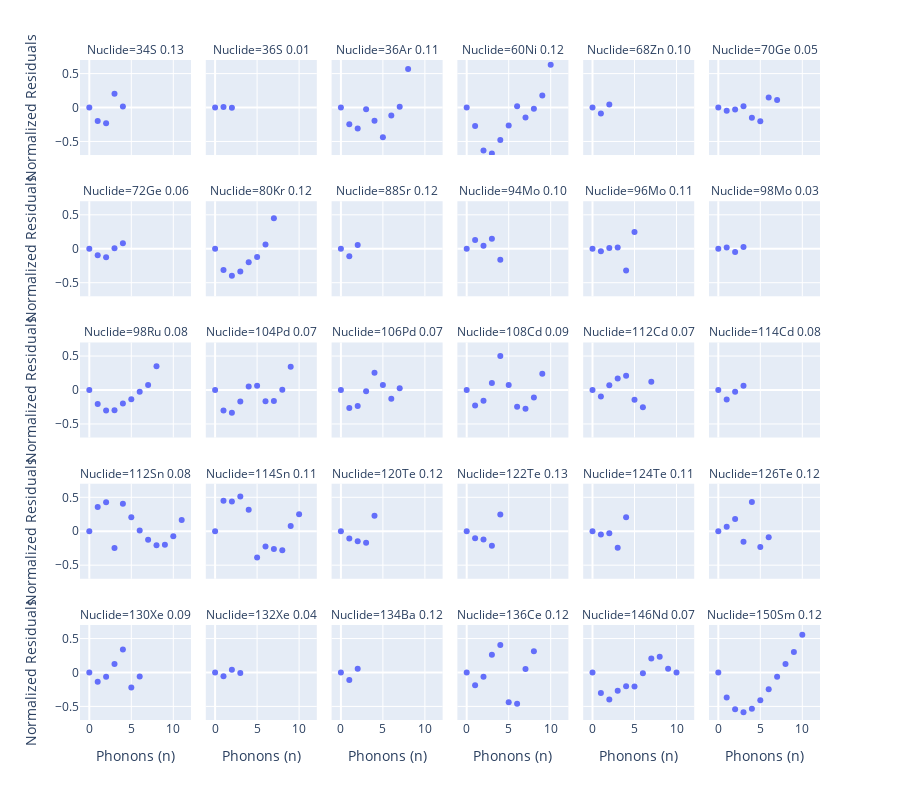

The notebook cell this image was saved under:
### Code cell
residuals_df = merged.copy()
residuals_df = residuals_df.reset_index()
residuals_df["name"] = residuals_df["a"].astype(str) + residuals_df["symbol"] + " " + residuals_df['goodness'].map('{:,.2f}'.format)
residuals_df["residuals"] = residuals_df["energy"] - residuals_df["energy_pred"]
residuals_df["normalized_residuals"] = residuals_df["residuals"] / residuals_df["energy_quantum"]

best_residuals = get_worst_goodness(residuals_df, 0.13)#.sort_values(by="goodness", ascending=True)
fig = px.scatter(best_residuals, x="quanta", y="normalized_residuals", facet_col="name", facet_col_wrap=6, 
                 labels={"quanta": "Phonons (n)", "normalized_residuals": "Normalized Residuals", "name": "Nuclide"},
                 height=800)
fig.update_yaxes(range=[-0.7, 0.7])
fig.show()

### Figure 1 — Plotly figure (JSON) as saved in the notebook; plotly's stock layout.template omitted (floating-point values rounded to 4 significant figures)
{"data": [{"hovertemplate": "Nuclide=34S 0.13<br>Phonons (n)=%{x}<br>Normalized Residuals=%{y}<extra></extra>", "legendgroup": "", "marker": {"color": "#636efa", "symbol": "circle"}, "mode": "markers", "name": "", "orientation": "v", "showlegend": false, "type": "scatter", "x": [0, 1, 2, 3, 4], "xaxis": "x25", "y": [0, -0.1984, -0.2333, 0.204, 0.01325], "yaxis": "y25"}, {"hovertemplate": "Nuclide=36S 0.01<br>Phonons (n)=%{x}<br>Normalized Residuals=%{y}<extra></extra>", "legendgroup": "", "marker": {"color": "#636efa", "symbol": "circle"}, "mode": "markers", "name": "", "orientation": "v", "showlegend": false, "type": "scatter", "x": [0, 1, 2], "xaxis": "x26", "y": [0, 0.00826, -0.00413], "yaxis": "y26"}, {"hovertemplate": "Nuclide=36Ar 0.11<br>Phonons (n)=%{x}<br>Normalized Residuals=%{y}<extra></extra>", "legendgroup": "", "marker": {"color": "#636efa", "symbol": "circle"}, "mode": "markers", "name": "", "orientation": "v", "showlegend": false, "type": "scatter", "x": [0, 1, 2, 3, 4, 5, 6, 7, 8], "xaxis": "x27", "y": [0, -0.2451, -0.3086, -0.02412, -0.1965, -0.4398, -0.1184, 0.01101, 0.5691], "yaxis": "y27"}, {"hovertemplate": "Nuclide=60Ni 0.12<br>Phonons (n)=%{x}<br>Normalized Residuals=%{y}<extra></extra>", "legendgroup": "", "marker": {"color": "#636efa", "symbol": "circle"}, "mode": "markers", "name": "", "orientation": "v", "showlegend": false, "type": "scatter", "x": [0, 1, 2, 3, 4, 5, 6, 7, 8, 9, 10], "xaxis": "x28", "y": [0, -0.2739, -0.6346, -0.6759, -0.4792, -0.2653, 0.01813, -0.1458, -0.01944, 0.1777, 0.6283], "yaxis": "y28"}, {"hovertemplate": "Nuclide=68Zn 0.10<br>Phonons (n)=%{x}<br>Normalized Residuals=%{y}<extra></extra>", "legendgroup": "", "marker": {"color": "#636efa", "symbol": "circle"}, "mode": "markers", "name": "", "orientation": "v", "showlegend": false, "type": "scatter", "x": [0, 1, 2], "xaxis": "x29", "y": [0, -0.08885, 0.04443], "yaxis": "y29"}, {"hovertemplate": "Nuclide=70Ge 0.05<br>Phonons (n)=%{x}<br>Normalized Residuals=%{y}<extra></extra>", "legendgroup": "", "marker": {"color": "#636efa", "symbol": "circle"}, "mode": "markers", "name": "", "orientation": "v", "showlegend": false, "type": "scatter", "x": [0, 1, 2, 3, 4, 5, 6, 7], "xaxis": "x30", "y": [0, -0.04844, -0.02908, 0.01804, -0.1521, -0.2009, 0.1485, 0.1106], "yaxis": "y30"}, {"hovertemplate": "Nuclide=72Ge 0.06<br>Phonons (n)=%{x}<br>Normalized Residuals=%{y}<extra></extra>", "legendgroup": "", "marker": {"color": "#636efa", "symbol": "circle"}, "mode": "markers", "name": "", "orientation": "v", "showlegend": false, "type": "scatter", "x": [0, 1, 2, 3, 4], "xaxis": "x19", "y": [0, -0.09506, -0.1247, 0.007769, 0.0803], "yaxis": "y19"}, {"hovertemplate": "Nuclide=80Kr 0.12<br>Phonons (n)=%{x}<br>Normalized Residuals=%{y}<extra></extra>", "legendgroup": "", "marker": {"color": "#636efa", "symbol": "circle"}, "mode": "markers", "name": "", "orientation": "v", "showlegend": false, "type": "scatter", "x": [0, 1, 2, 3, 4, 5, 6, 7], "xaxis": "x20", "y": [0, -0.3127, -0.3991, -0.3335, -0.1988, -0.1198, 0.06168, 0.448], "yaxis": "y20"}, {"hovertemplate": "Nuclide=88Sr 0.12<br>Phonons (n)=%{x}<br>Normalized Residuals=%{y}<extra></extra>", "legendgroup": "", "marker": {"color": "#636efa", "symbol": "circle"}, "mode": "markers", "name": "", "orientation": "v", "showlegend": false, "type": "scatter", "x": [0, 1, 2], "xaxis": "x21", "y": [0, -0.1087, 0.05435], "yaxis": "y21"}, {"hovertemplate": "Nuclide=94Mo 0.10<br>Phonons (n)=%{x}<br>Normalized Residuals=%{y}<extra></extra>", "legendgroup": "", "marker": {"color": "#636efa", "symbol": "circle"}, "mode": "markers", "name": "", "orientation": "v", "showlegend": false, "type": "scatter", "x": [0, 1, 2, 3, 4], "xaxis": "x22", "y": [0, 0.1307, 0.04286, 0.1458, -0.1635], "yaxis": "y22"}, {"hovertemplate": "Nuclide=96Mo 0.11<br>Phonons (n)=%{x}<br>Normalized Residuals=%{y}<extra></extra>", "legendgroup": "", "marker": {"color": "#636efa", "symbol": "circle"}, "mode": "markers", "name": "", "orientation": "v", "showlegend": false, "type": "scatter", "x": [0, 1, 2, 3, 4, 5], "xaxis": "x23", "y": [0, -0.03805, 0.01255, 0.01695, -0.3185, 0.2472], "yaxis": "y23"}, {"hovertemplate": "Nuclide=98Mo 0.03<br>Phonons (n)=%{x}<br>Normalized Residuals=%{y}<extra></extra>", "legendgroup": "", "marker": {"color": "#636efa", "symbol": "circle"}, "mode": "markers", "name": "", "orientation": "v", "showlegend": false, "type": "scatter", "x": [0, 1, 2, 3], "xaxis": "x24", "y": [0, 0.01707, -0.04946, 0.02728], "yaxis": "y24"}, {"hovertemplate": "Nuclide=98Ru 0.08<br>Phonons (n)=%{x}<br>Normalized Residuals=%{y}<extra></extra>", "legendgroup": "", "marker": {"color": "#636efa", "symbol": "circle"}, "mode": "markers", "name": "", "orientation": "v", "showlegend": false, "type": "scatter", "x": [0, 1, 2, 3, 4, 5, 6, 7, 8], "xaxis": "x13", "y": [0, -0.2068, -0.3007, -0.2981, -0.1992, -0.136, -0.02515, 0.07439, 0.3512], "yaxis": "y13"}, {"hovertemplate": "Nuclide=104Pd 0.07<br>Phonons (n)=%{x}<br>Normalized Residuals=%{y}<extra></extra>", "legendgroup": "", "marker": {"color": "#636efa", "symbol": "circle"}, "mode": "markers", "name": "", "orientation": "v", "showlegend": false, "type": "scatter", "x": [0, 1, 2, 3, 4, 5, 6, 7, 8, 9], "xaxis": "x14", "y": [0, -0.3005, -0.3342, -0.1689, 0.05339, 0.06324, -0.1667, -0.1635, 0.002188, 0.3414], "yaxis": "y14"}, {"hovertemplate": "Nuclide=106Pd 0.07<br>Phonons (n)=%{x}<br>Normalized Residuals=%{y}<extra></extra>", "legendgroup": "", "marker": {"color": "#636efa", "symbol": "circle"}, "mode": "markers", "name": "", "orientation": "v", "showlegend": false, "type": "scatter", "x": [0, 1, 2, 3, 4, 5, 6, 7], "xaxis": "x15", "y": [0, -0.2651, -0.235, -0.01793, 0.2541, 0.07323, -0.1296, 0.02629], "yaxis": "y15"}, {"hovertemplate": "Nuclide=108Cd 0.09<br>Phonons (n)=%{x}<br>Normalized Residuals=%{y}<extra></extra>", "legendgroup": "", "marker": {"color": "#636efa", "symbol": "circle"}, "mode": "markers", "name": "", "orientation": "v", "showlegend": false, "type": "scatter", "x": [0, 1, 2, 3, 4, 5, 6, 7, 8, 9], "xaxis": "x16", "y": [0, -0.2267, -0.1572, 0.1047, 0.4997, 0.07312, -0.2475, -0.2778, -0.1095, 0.2409], "yaxis": "y16"}, {"hovertemplate": "Nuclide=112Cd 0.07<br>Phonons (n)=%{x}<br>Normalized Residuals=%{y}<extra></extra>", "legendgroup": "", "marker": {"color": "#636efa", "symbol": "circle"}, "mode": "markers", "name": "", "orientation": "v", "showlegend": false, "type": "scatter", "x": [0, 1, 2, 3, 4, 5, 6, 7], "xaxis": "x17", "y": [0, -0.09732, 0.06914, 0.1688, 0.2115, -0.1433, -0.254, 0.1211], "yaxis": "y17"}, {"hovertemplate": "Nuclide=114Cd 0.08<br>Phonons (n)=%{x}<br>Normalized Residuals=%{y}<extra></extra>", "legendgroup": "", "marker": {"color": "#636efa", "symbol": "circle"}, "mode": "markers", "name": "", "orientation": "v", "showlegend": false, "type": "scatter", "x": [0, 1, 2, 3], "xaxis": "x18", "y": [0, -0.1405, -0.02433, 0.06307], "yaxis": "y18"}, {"hovertemplate": "Nuclide=112Sn 0.08<br>Phonons (n)=%{x}<br>Normalized Residuals=%{y}<extra></extra>", "legendgroup": "", "marker": {"color": "#636efa", "symbol": "circle"}, "mode": "markers", "name": "", "orientation": "v", "showlegend": false, "type": "scatter", "x": [0, 1, 2, 3, 4, 5, 6, 7, 8, 9, 10, 11], "xaxis": "x7", "y": [0, 0.3578, 0.4282, -0.2457, 0.4056, 0.207, 0.01188, -0.1253, -0.2055, -0.1976, -0.07445, 0.1671], "yaxis": "y7"}, {"hovertemplate": "Nuclide=114Sn 0.11<br>Phonons (n)=%{x}<br>Normalized Residuals=%{y}<extra></extra>", "legendgroup": "", "marker": {"color": "#636efa", "symbol": "circle"}, "mode": "markers", "name": "", "orientation": "v", "showlegend": false, "type": "scatter", "x": [0, 1, 2, 3, 4, 5, 6, 7, 8, 9, 10], "xaxis": "x8", "y": [0, 0.4491, 0.4387, 0.5114, 0.3157, -0.3851, -0.2235, -0.2605, -0.2793, 0.07741, 0.2504], "yaxis": "y8"}, {"hovertemplate": "Nuclide=120Te 0.12<br>Phonons (n)=%{x}<br>Normalized Residuals=%{y}<extra></extra>", "legendgroup": "", "marker": {"color": "#636efa", "symbol": "circle"}, "mode": "markers", "name": "", "orientation": "v", "showlegend": false, "type": "scatter", "x": [0, 1, 2, 3, 4], "xaxis": "x9", "y": [0, -0.1068, -0.1488, -0.1692, 0.228], "yaxis": "y9"}, {"hovertemplate": "Nuclide=122Te 0.13<br>Phonons (n)=%{x}<br>Normalized Residuals=%{y}<extra></extra>", "legendgroup": "", "marker": {"color": "#636efa", "symbol": "circle"}, "mode": "markers", "name": "", "orientation": "v", "showlegend": false, "type": "scatter", "x": [0, 1, 2, 3, 4], "xaxis": "x10", "y": [0, -0.1027, -0.121, -0.2142, 0.2468], "yaxis": "y10"}, {"hovertemplate": "Nuclide=124Te 0.11<br>Phonons (n)=%{x}<br>Normalized Residuals=%{y}<extra></extra>", "legendgroup": "", "marker": {"color": "#636efa", "symbol": "circle"}, "mode": "markers", "name": "", "orientation": "v", "showlegend": false, "type": "scatter", "x": [0, 1, 2, 3, 4], "xaxis": "x11", "y": [0, -0.04825, -0.0284, -0.2414, 0.2073], "yaxis": "y11"}, {"hovertemplate": "Nuclide=126Te 0.12<br>Phonons (n)=%{x}<br>Normalized Residuals=%{y}<extra></extra>", "legendgroup": "", "marker": {"color": "#636efa", "symbol": "circle"}, "mode": "markers", "name": "", "orientation": "v", "showlegend": false, "type": "scatter", "x": [0, 1, 2, 3, 4, 5, 6], "xaxis": "x12", "y": [0, 0.06777, 0.1815, -0.1537, 0.4325, -0.2327, -0.08938], "yaxis": "y12"}, {"hovertemplate": "Nuclide=130Xe 0.09<br>Phonons (n)=%{x}<br>Normalized Residuals=%{y}<extra></extra>", "legendgroup": "", "marker": {"color": "#636efa", "symbol": "circle"}, "mode": "markers", "name": "", "orientation": "v", "showlegend": false, "type": "scatter", "x": [0, 1, 2, 3, 4, 5, 6], "xaxis": "x", "y": [0, -0.1379, -0.06281, 0.1264, 0.3371, -0.22, -0.06071], "yaxis": "y"}, {"hovertemplate": "Nuclide=132Xe 0.04<br>Phonons (n)=%{x}<br>Normalized Residuals=%{y}<extra></extra>", "legendgroup": "", "marker": {"color": "#636efa", "symbol": "circle"}, "mode": "markers", "name": "", "orientation": "v", "showlegend": false, "type": "scatter", "x": [0, 1, 2, 3], "xaxis": "x2", "y": [0, -0.05423, 0.04012, -0.008669], "yaxis": "y2"}, {"hovertemplate": "Nuclide=134Ba 0.12<br>Phonons (n)=%{x}<br>Normalized Residuals=%{y}<extra></extra>", "legendgroup": "", "marker": {"color": "#636efa", "symbol": "circle"}, "mode": "markers", "name": "", "orientation": "v", "showlegend": false, "type": "scatter", "x": [0, 1, 2], "xaxis": "x3", "y": [0, -0.1122, 0.05612], "yaxis": "y3"}, {"hovertemplate": "Nuclide=136Ce 0.12<br>Phonons (n)=%{x}<br>Normalized Residuals=%{y}<extra></extra>", "legendgroup": "", "marker": {"color": "#636efa", "symbol": "circle"}, "mode": "markers", "name": "", "orientation": "v", "showlegend": false, "type": "scatter", "x": [0, 1, 2, 3, 4, 5, 6, 7, 8], "xaxis": "x4", "y": [0, -0.1866, -0.06436, 0.2616, 0.4045, -0.4399, -0.46, 0.05174, 0.3137], "yaxis": "y4"}, {"hovertemplate": "Nuclide=146Nd 0.07<br>Phonons (n)=%{x}<br>Normalized Residuals=%{y}<extra></extra>", "legendgroup": "", "marker": {"color": "#636efa", "symbol": "circle"}, "mode": "markers", "name": "", "orientation": "v", "showlegend": false, "type": "scatter", "x": [0, 1, 2, 3, 4, 5, 6, 7, 8, 9, 10], "xaxis": "x5", "y": [0, -0.3033, -0.3986, -0.2676, -0.2015, -0.2048, -0.009933, 0.2058, 0.2321, 0.05631, -0.001159], "yaxis": "y5"}, {"hovertemplate": "Nuclide=150Sm 0.12<br>Phonons (n)=%{x}<br>Normalized Residuals=%{y}<extra></extra>", "legendgroup": "", "marker": {"color": "#636efa", "symbol": "circle"}, "mode": "markers", "name": "", "orientation": "v", "showlegend": false, "type": "scatter", "x": [0, 1, 2, 3, 4, 5, 6, 7, 8, 9, 10], "xaxis": "x6", "y": [0, -0.3697, -0.5404, -0.5862, -0.5329, -0.4077, -0.2466, -0.06225, 0.1266, 0.303, 0.5554], "yaxis": "y6"}], "layout": {"annotations": [{"font": {}, "showarrow": false, "text": "Nuclide=130Xe 0.09", "x": 0.075, "xanchor": "center", "xref": "paper", "y": 0.144, "yanchor": "bottom", "yref": "paper"}, {"font": {}, "showarrow": false, "text": "Nuclide=132Xe 0.04", "x": 0.245, "xanchor": "center", "xref": "paper", "y": 0.144, "yanchor": "bottom", "yref": "paper"}, {"font": {}, "showarrow": false, "text": "Nuclide=134Ba 0.12", "x": 0.415, "xanchor": "center", "xref": "paper", "y": 0.144, "yanchor": "bottom", "yref": "paper"}, {"font": {}, "showarrow": false, "text": "Nuclide=136Ce 0.12", "x": 0.585, "xanchor": "center", "xref": "paper", "y": 0.144, "yanchor": "bottom", "yref": "paper"}, {"font": {}, "showarrow": false, "text": "Nuclide=146Nd 0.07", "x": 0.755, "xanchor": "center", "xref": "paper", "y": 0.144, "yanchor": "bottom", "yref": "paper"}, {"font": {}, "showarrow": false, "text": "Nuclide=150Sm 0.12", "x": 0.925, "xanchor": "center", "xref": "paper", "y": 0.144, "yanchor": "bottom", "yref": "paper"}, {"font": {}, "showarrow": false, "text": "Nuclide=112Sn 0.08", "x": 0.075, "xanchor": "center", "xref": "paper", "y": 0.358, "yanchor": "bottom", "yref": "paper"}, {"font": {}, "showarrow": false, "text": "Nuclide=114Sn 0.11", "x": 0.245, "xanchor": "center", "xref": "paper", "y": 0.358, "yanchor": "bottom", "yref": "paper"}, {"font": {}, "showarrow": false, "text": "Nuclide=120Te 0.12", "x": 0.415, "xanchor": "center", "xref": "paper", "y": 0.358, "yanchor": "bottom", "yref": "paper"}, {"font": {}, "showarrow": false, "text": "Nuclide=122Te 0.13", "x": 0.585, "xanchor": "center", "xref": "paper", "y": 0.358, "yanchor": "bottom", "yref": "paper"}, {"font": {}, "showarrow": false, "text": "Nuclide=124Te 0.11", "x": 0.755, "xanchor": "center", "xref": "paper", "y": 0.358, "yanchor": "bottom", "yref": "paper"}, {"font": {}, "showarrow": false, "text": "Nuclide=126Te 0.12", "x": 0.925, "xanchor": "center", "xref": "paper", "y": 0.358, "yanchor": "bottom", "yref": "paper"}, {"font": {}, "showarrow": false, "text": "Nuclide=98Ru 0.08", "x": 0.075, "xanchor": "center", "xref": "paper", "y": 0.572, "yanchor": "bottom", "yref": "paper"}, {"font": {}, "showarrow": false, "text": "Nuclide=104Pd 0.07", "x": 0.245, "xanchor": "center", "xref": "paper", "y": 0.572, "yanchor": "bottom", "yref": "paper"}, {"font": {}, "showarrow": false, "text": "Nuclide=106Pd 0.07", "x": 0.415, "xanchor": "center", "xref": "paper", "y": 0.572, "yanchor": "bottom", "yref": "paper"}, {"font": {}, "showarrow": false, "text": "Nuclide=108Cd 0.09", "x": 0.585, "xanchor": "center", "xref": "paper", "y": 0.572, "yanchor": "bottom", "yref": "paper"}, {"font": {}, "showarrow": false, "text": "Nuclide=112Cd 0.07", "x": 0.755, "xanchor": "center", "xref": "paper", "y": 0.572, "yanchor": "bottom", "yref": "paper"}, {"font": {}, "showarrow": false, "text": "Nuclide=114Cd 0.08", "x": 0.925, "xanchor": "center", "xref": "paper", "y": 0.572, "yanchor": "bottom", "yref": "paper"}, {"font": {}, "showarrow": false, "text": "Nuclide=72Ge 0.06", "x": 0.075, "xanchor": "center", "xref": "paper", "y": 0.786, "yanchor": "bottom", "yref": "paper"}, {"font": {}, "showarrow": false, "text": "Nuclide=80Kr 0.12", "x": 0.245, "xanchor": "center", "xref": "paper", "y": 0.786, "yanchor": "bottom", "yref": "paper"}, {"font": {}, "showarrow": false, "text": "Nuclide=88Sr 0.12", "x": 0.415, "xanchor": "center", "xref": "paper", "y": 0.786, "yanchor": "bottom", "yref": "paper"}, {"font": {}, "showarrow": false, "text": "Nuclide=94Mo 0.10", "x": 0.585, "xanchor": "center", "xref": "paper", "y": 0.786, "yanchor": "bottom", "yref": "paper"}, {"font": {}, "showarrow": false, "text": "Nuclide=96Mo 0.11", "x": 0.755, "xanchor": "center", "xref": "paper", "y": 0.786, "yanchor": "bottom", "yref": "paper"}, {"font": {}, "showarrow": false, "text": "Nuclide=98Mo 0.03", "x": 0.925, "xanchor": "center", "xref": "paper", "y": 0.786, "yanchor": "bottom", "yref": "paper"}, {"font": {}, "showarrow": false, "text": "Nuclide=34S 0.13", "x": 0.075, "xanchor": "center", "xref": "paper", "y": 1, "yanchor": "bottom", "yref": "paper"}, {"font": {}, "showarrow": false, "text": "Nuclide=36S 0.01", "x": 0.245, "xanchor": "center", "xref": "paper", "y": 1, "yanchor": "bottom", "yref": "paper"}, {"font": {}, "showarrow": false, "text": "Nuclide=36Ar 0.11", "x": 0.415, "xanchor": "center", "xref": "paper", "y": 1, "yanchor": "bottom", "yref": "paper"}, {"font": {}, "showarrow": false, "text": "Nuclide=60Ni 0.12", "x": 0.585, "xanchor": "center", "xref": "paper", "y": 1, "yanchor": "bottom", "yref": "paper"}, {"font": {}, "showarrow": false, "text": "Nuclide=68Zn 0.10", "x": 0.755, "xanchor": "center", "xref": "paper", "y": 1, "yanchor": "bottom", "yref": "paper"}, {"font": {}, "showarrow": false, "text": "Nuclide=70Ge 0.05", "x": 0.925, "xanchor": "center", "xref": "paper", "y": 1, "yanchor": "bottom", "yref": "paper"}], "height": 800, "legend": {"tracegroupgap": 0}, "margin": {"t": 60}, "xaxis": {"anchor": "y", "domain": [0, 0.15], "title": {"text": "Phonons (n)"}}, "xaxis10": {"anchor": "y10", "domain": [0.51, 0.66], "matches": "x", "showticklabels": false}, "xaxis11": {"anchor": "y11", "domain": [0.68, 0.83], "matches": "x", "showticklabels": false}, "xaxis12": {"anchor": "y12", "domain": [0.85, 1], "matches": "x", "showticklabels": false}, "xaxis13": {"anchor": "y13", "domain": [0, 0.15], "matches": "x", "showticklabels": false}, "xaxis14": {"anchor": "y14", "domain": [0.17, 0.32], "matches": "x", "showticklabels": false}, "xaxis15": {"anchor": "y15", "domain": [0.34, 0.49], "matches": "x", "showticklabels": false}, "xaxis16": {"anchor": "y16", "domain": [0.51, 0.66], "matches": "x", "showticklabels": false}, "xaxis17": {"anchor": "y17", "domain": [0.68, 0.83], "matches": "x", "showticklabels": false}, "xaxis18": {"anchor": "y18", "domain": [0.85, 1], "matches": "x", "showticklabels": false}, "xaxis19": {"anchor": "y19", "domain": [0, 0.15], "matches": "x", "showticklabels": false}, "xaxis2": {"anchor": "y2", "domain": [0.17, 0.32], "matches": "x", "title": {"text": "Phonons (n)"}}, "xaxis20": {"anchor": "y20", "domain": [0.17, 0.32], "matches": "x", "showticklabels": false}, "xaxis21": {"anchor": "y21", "domain": [0.34, 0.49], "matches": "x", "showticklabels": false}, "xaxis22": {"anchor": "y22", "domain": [0.51, 0.66], "matches": "x", "showticklabels": false}, "xaxis23": {"anchor": "y23", "domain": [0.68, 0.83], "matches": "x", "showticklabels": false}, "xaxis24": {"anchor": "y24", "domain": [0.85, 1], "matches": "x", "showticklabels": false}, "xaxis25": {"anchor": "y25", "domain": [0, 0.15], "matches": "x", "showticklabels": false}, "xaxis26": {"anchor": "y26", "domain": [0.17, 0.32], "matches": "x", "showticklabels": false}, "xaxis27": {"anchor": "y27", "domain": [0.34, 0.49], "matches": "x", "showticklabels": false}, "xaxis28": {"anchor": "y28", "domain": [0.51, 0.66], "matches": "x", "showticklabels": false}, "xaxis29": {"anchor": "y29", "domain": [0.68, 0.83], "matches": "x", "showticklabels": false}, "xaxis3": {"anchor": "y3", "domain": [0.34, 0.49], "matches": "x", "title": {"text": "Phonons (n)"}}, "xaxis30": {"anchor": "y30", "domain": [0.85, 1], "matches": "x", "showticklabels": false}, "xaxis4": {"anchor": "y4", "domain": [0.51, 0.66], "matches": "x", "title": {"text": "Phonons (n)"}}, "xaxis5": {"anchor": "y5", "domain": [0.68, 0.83], "matches": "x", "title": {"text": "Phonons (n)"}}, "xaxis6": {"anchor": "y6", "domain": [0.85, 1], "matches": "x", "title": {"text": "Phonons (n)"}}, "xaxis7": {"anchor": "y7", "domain": [0, 0.15], "matches": "x", "showticklabels": false}, "xaxis8": {"anchor": "y8", "domain": [0.17, 0.32], "matches": "x", "showticklabels": false}, "xaxis9": {"anchor": "y9", "domain": [0.34, 0.49], "matches": "x", "showticklabels": false}, "yaxis": {"anchor": "x", "domain": [0, 0.144], "range": [-0.7, 0.7], "title": {"text": "Normalized Residuals"}}, "yaxis10": {"anchor": "x10", "domain": [0.214, 0.358], "matches": "y", "range": [-0.7, 0.7], "showticklabels": false}, "yaxis11": {"anchor": "x11", "domain": [0.214, 0.358], "matches": "y", "range": [-0.7, 0.7], "showticklabels": false}, "yaxis12": {"anchor": "x12", "domain": [0.214, 0.358], "matches": "y", "range": [-0.7, 0.7], "showticklabels": false}, "yaxis13": {"anchor": "x13", "domain": [0.428, 0.572], "matches": "y", "range": [-0.7, 0.7], "title": {"text": "Normalized Residuals"}}, "yaxis14": {"anchor": "x14", "domain": [0.428, 0.572], "matches": "y", "range": [-0.7, 0.7], "showticklabels": false}, "yaxis15": {"anchor": "x15", "domain": [0.428, 0.572], "matches": "y", "range": [-0.7, 0.7], "showticklabels": false}, "yaxis16": {"anchor": "x16", "domain": [0.428, 0.572], "matches": "y", "range": [-0.7, 0.7], "showticklabels": false}, "yaxis17": {"anchor": "x17", "domain": [0.428, 0.572], "matches": "y", "range": [-0.7, 0.7], "showticklabels": false}, "yaxis18": {"anchor": "x18", "domain": [0.428, 0.572], "matches": "y", "range": [-0.7, 0.7], "showticklabels": false}, "yaxis19": {"anchor": "x19", "domain": [0.642, 0.786], "matches": "y", "range": [-0.7, 0.7], "title": {"text": "Normalized Residuals"}}, "yaxis2": {"anchor": "x2", "domain": [0, 0.144], "matches": "y", "range": [-0.7, 0.7], "showticklabels": false}, "yaxis20": {"anchor": "x20", "domain": [0.642, 0.786], "matches": "y", "range": [-0.7, 0.7], "showticklabels": false}, "yaxis21": {"anchor": "x21", "domain": [0.642, 0.786], "matches": "y", "range": [-0.7, 0.7], "showticklabels": false}, "yaxis22": {"anchor": "x22", "domain": [0.642, 0.786], "matches": "y", "range": [-0.7, 0.7], "showticklabels": false}, "yaxis23": {"anchor": "x23", "domain": [0.642, 0.786], "matches": "y", "range": [-0.7, 0.7], "showticklabels": false}, "yaxis24": {"anchor": "x24", "domain": [0.642, 0.786], "matches": "y", "range": [-0.7, 0.7], "showticklabels": false}, "yaxis25": {"anchor": "x25", "domain": [0.856, 1], "matches": "y", "range": [-0.7, 0.7], "title": {"text": "Normalized Residuals"}}, "yaxis26": {"anchor": "x26", "domain": [0.856, 1], "matches": "y", "range": [-0.7, 0.7], "showticklabels": false}, "yaxis27": {"anchor": "x27", "domain": [0.856, 1], "matches": "y", "range": [-0.7, 0.7], "showticklabels": false}, "yaxis28": {"anchor": "x28", "domain": [0.856, 1], "matches": "y", "range": [-0.7, 0.7], "showticklabels": false}, "yaxis29": {"anchor": "x29", "domain": [0.856, 1], "matches": "y", "range": [-0.7, 0.7], "showticklabels": false}, "yaxis3": {"anchor": "x3", "domain": [0, 0.144], "matches": "y", "range": [-0.7, 0.7], "showticklabels": false}, "yaxis30": {"anchor": "x30", "domain": [0.856, 1], "matches": "y", "range": [-0.7, 0.7], "showticklabels": false}, "yaxis4": {"anchor": "x4", "domain": [0, 0.144], "matches": "y", "range": [-0.7, 0.7], "showticklabels": false}, "yaxis5": {"anchor": "x5", "domain": [0, 0.144], "matches": "y", "range": [-0.7, 0.7], "showticklabels": false}, "yaxis6": {"anchor": "x6", "domain": [0, 0.144], "matches": "y", "range": [-0.7, 0.7], "showticklabels": false}, "yaxis7": {"anchor": "x7", "domain": [0.214, 0.358], "matches": "y", "range": [-0.7, 0.7], "title": {"text": "Normalized Residuals"}}, "yaxis8": {"anchor": "x8", "domain": [0.214, 0.358], "matches": "y", "range": [-0.7, 0.7], "showticklabels": false}, "yaxis9": {"anchor": "x9", "domain": [0.214, 0.358], "matches": "y", "range": [-0.7, 0.7], "showticklabels": false}}}
